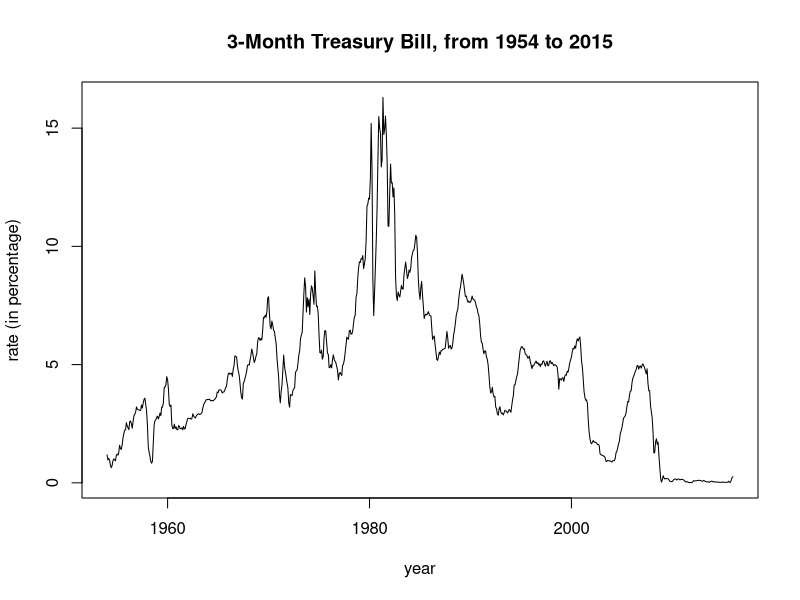

Generate this figure with R:
setwd('C:\\Users\\ranzhao\\Documents\\Empirical Asset Pricing\\Assignment 1')
setwd('D:\\PhD FE\\Empirical-Asset-Pricing\\Assignment 1')

# Data loading
require(ggplot2)
spx_index_values = read.csv('spx_index_values.csv', header = TRUE)
t_bill_3M_values = read.csv('TB3MS.csv', header = TRUE)
plot(as.Date(as.character(t_bill_3M_values$DATE), "%m/%d/%Y"), t_bill_3M_values$TB3MS, type='l', 
     main='3-Month Treasury Bill, from 1954 to 2015',
     xlab='year', ylab='rate (in percentage)')
# add the moving average of the rates to the plot, ggplot?


# Data segments
ir_full = t_bill_3M_values
ir_1954_1975 = t_bill_3M_values[
  as.Date(as.character(t_bill_3M_values$DATE), "%m/%d/%Y") >= as.Date('1954-01-01') &
  as.Date(as.character(t_bill_3M_values$DATE), "%m/%d/%Y") <= as.Date('1975-12-31'), ]
ir_1976_1981 = t_bill_3M_values[
  as.Date(as.character(t_bill_3M_values$DATE), "%m/%d/%Y") >= as.Date('1976-01-01') &
    as.Date(as.character(t_bill_3M_values$DATE), "%m/%d/%Y") <= as.Date('1981-12-31'), ]
ir_1982_2005 = t_bill_3M_values[
  as.Date(as.character(t_bill_3M_values$DATE), "%m/%d/%Y") >= as.Date('1982-01-01') &
    as.Date(as.character(t_bill_3M_values$DATE), "%m/%d/%Y") <= as.Date('2005-12-31'), ]
ir_2006_2015 = t_bill_3M_values[
  as.Date(as.character(t_bill_3M_values$DATE), "%m/%d/%Y") >= as.Date('2006-01-01') &
    as.Date(as.character(t_bill_3M_values$DATE), "%m/%d/%Y") <= as.Date('2015-12-31'), ]